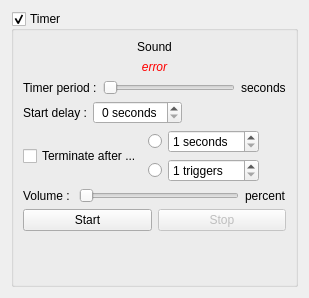
<?xml version="1.0" encoding="UTF-8"?>
<ui version="4.0">
 <class>TimerUi</class>
 <widget class="QWidget" name="TimerUi">
  <property name="geometry">
   <rect>
    <x>0</x>
    <y>0</y>
    <width>309</width>
    <height>298</height>
   </rect>
  </property>
  <property name="windowTitle">
   <string>Form</string>
  </property>
  <layout class="QVBoxLayout" name="verticalLayout_2">
   <item>
    <widget class="QGroupBox" name="gboxTimer">
     <property name="title">
      <string>Timer</string>
     </property>
     <property name="checkable">
      <bool>true</bool>
     </property>
     <layout class="QVBoxLayout" name="verticalLayout">
      <item>
       <widget class="QLabel" name="labelSound">
        <property name="text">
         <string>Sound</string>
        </property>
        <property name="alignment">
         <set>Qt::AlignCenter</set>
        </property>
       </widget>
      </item>
      <item>
       <widget class="QLabel" name="labelBroken">
        <property name="enabled">
         <bool>true</bool>
        </property>
        <property name="font">
         <font>
          <italic>true</italic>
         </font>
        </property>
        <property name="styleSheet">
         <string notr="true">color: rgb(255, 0, 0);</string>
        </property>
        <property name="text">
         <string>error</string>
        </property>
        <property name="alignment">
         <set>Qt::AlignCenter</set>
        </property>
       </widget>
      </item>
      <item>
       <layout class="QHBoxLayout" name="hlayoutPeriod">
        <item>
         <widget class="QLabel" name="labelPeriod">
          <property name="text">
           <string>Timer period :</string>
          </property>
          <property name="buddy">
           <cstring>hsliderPeriod</cstring>
          </property>
         </widget>
        </item>
        <item>
         <widget class="QSlider" name="hsliderPeriod">
          <property name="minimum">
           <number>1</number>
          </property>
          <property name="orientation">
           <enum>Qt::Horizontal</enum>
          </property>
         </widget>
        </item>
        <item>
         <widget class="QLabel" name="labelSeconds">
          <property name="text">
           <string>seconds</string>
          </property>
         </widget>
        </item>
       </layout>
      </item>
      <item>
       <layout class="QHBoxLayout" name="hlayoutDelay">
        <item>
         <widget class="QLabel" name="labelDelay">
          <property name="text">
           <string>Start delay :</string>
          </property>
          <property name="buddy">
           <cstring>spinDelay</cstring>
          </property>
         </widget>
        </item>
        <item>
         <widget class="QSpinBox" name="spinDelay">
          <property name="alignment">
           <set>Qt::AlignCenter</set>
          </property>
          <property name="suffix">
           <string> seconds</string>
          </property>
         </widget>
        </item>
        <item>
         <spacer name="hspacerDelay">
          <property name="orientation">
           <enum>Qt::Horizontal</enum>
          </property>
          <property name="sizeHint" stdset="0">
           <size>
            <width>40</width>
            <height>20</height>
           </size>
          </property>
         </spacer>
        </item>
       </layout>
      </item>
      <item>
       <layout class="QHBoxLayout" name="hlayoutTerminate">
        <item>
         <widget class="QCheckBox" name="checkTerminate">
          <property name="text">
           <string>Terminate after ...</string>
          </property>
         </widget>
        </item>
        <item>
         <layout class="QGridLayout" name="glayoutTerminate">
          <item row="0" column="0">
           <widget class="QRadioButton" name="radioTerminateSeconds">
            <property name="text">
             <string/>
            </property>
            <attribute name="buttonGroup">
             <string notr="true">groupTerminate</string>
            </attribute>
           </widget>
          </item>
          <item row="0" column="1">
           <widget class="QSpinBox" name="spinTerminateSeconds">
            <property name="suffix">
             <string> seconds</string>
            </property>
            <property name="minimum">
             <number>1</number>
            </property>
           </widget>
          </item>
          <item row="1" column="0">
           <widget class="QRadioButton" name="radioTerminateTriggers">
            <property name="text">
             <string/>
            </property>
            <attribute name="buttonGroup">
             <string notr="true">groupTerminate</string>
            </attribute>
           </widget>
          </item>
          <item row="1" column="1">
           <widget class="QSpinBox" name="spinTerminateTriggers">
            <property name="suffix">
             <string> triggers</string>
            </property>
            <property name="minimum">
             <number>1</number>
            </property>
            <property name="maximum">
             <number>900</number>
            </property>
           </widget>
          </item>
         </layout>
        </item>
        <item>
         <spacer name="hspacerTerminate">
          <property name="orientation">
           <enum>Qt::Horizontal</enum>
          </property>
          <property name="sizeHint" stdset="0">
           <size>
            <width>40</width>
            <height>20</height>
           </size>
          </property>
         </spacer>
        </item>
       </layout>
      </item>
      <item>
       <layout class="QHBoxLayout" name="hlayoutVolume">
        <item>
         <widget class="QLabel" name="labelVolume">
          <property name="text">
           <string>Volume : </string>
          </property>
          <property name="buddy">
           <cstring>hsliderVolume</cstring>
          </property>
         </widget>
        </item>
        <item>
         <widget class="QSlider" name="hsliderVolume">
          <property name="orientation">
           <enum>Qt::Horizontal</enum>
          </property>
         </widget>
        </item>
        <item>
         <widget class="QLabel" name="labelPercent">
          <property name="text">
           <string>percent</string>
          </property>
         </widget>
        </item>
       </layout>
      </item>
      <item>
       <layout class="QHBoxLayout" name="hlayoutButtons">
        <item>
         <widget class="QPushButton" name="buttonStart">
          <property name="text">
           <string>Start</string>
          </property>
         </widget>
        </item>
        <item>
         <widget class="QPushButton" name="buttonStop">
          <property name="enabled">
           <bool>false</bool>
          </property>
          <property name="text">
           <string>Stop</string>
          </property>
         </widget>
        </item>
       </layout>
      </item>
      <item>
       <spacer name="verticalSpacer">
        <property name="orientation">
         <enum>Qt::Vertical</enum>
        </property>
        <property name="sizeHint" stdset="0">
         <size>
          <width>20</width>
          <height>40</height>
         </size>
        </property>
       </spacer>
      </item>
     </layout>
    </widget>
   </item>
  </layout>
 </widget>
 <resources/>
 <connections/>
 <buttongroups>
  <buttongroup name="groupTerminate"/>
 </buttongroups>
</ui>
